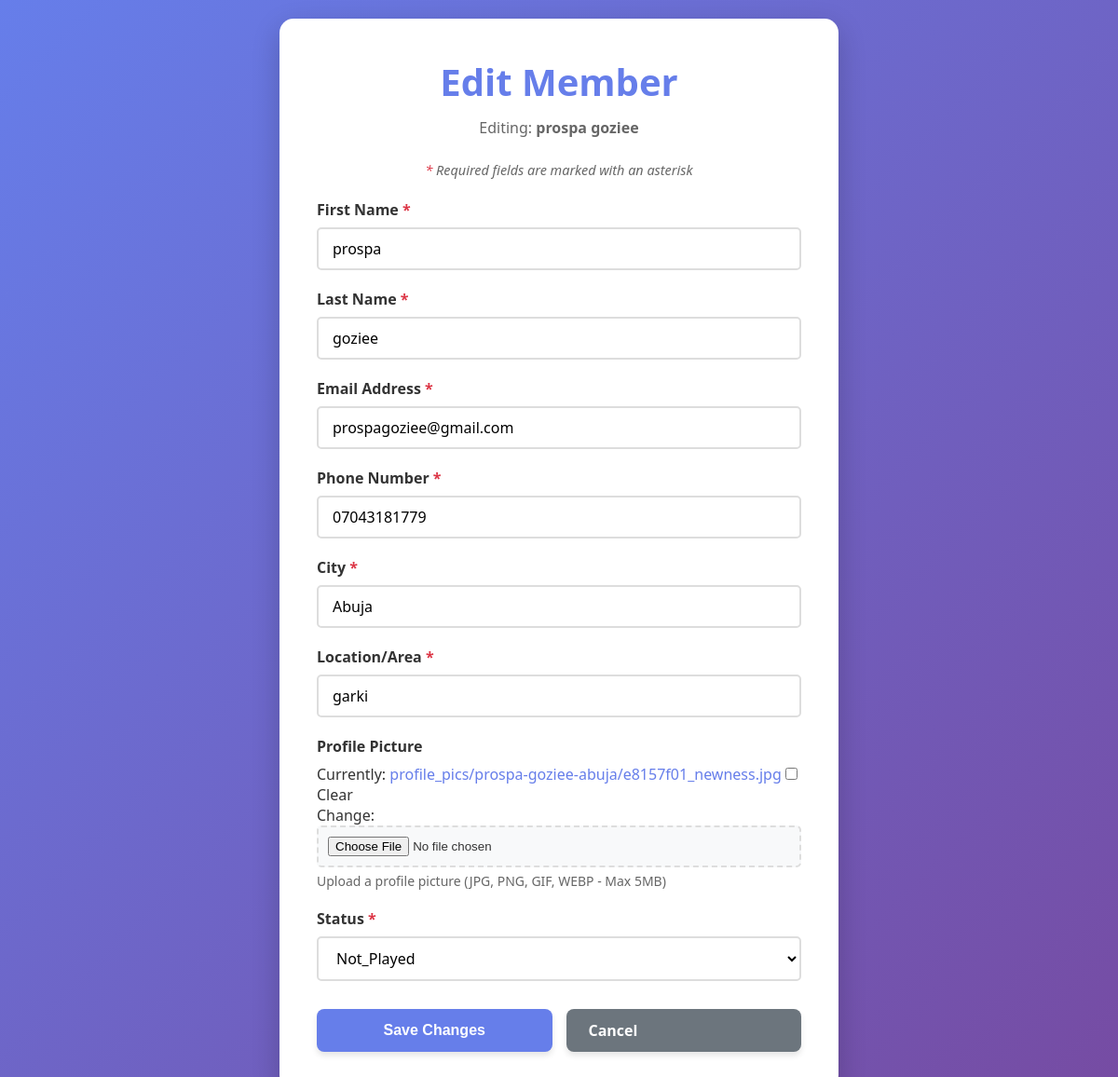
Page /member/prospa-goziee-abuja/edit/ on the committed database.
### club/models.py (models this page shows, shortened)
class Names(models.Model):
   class Status(models.TextChoices):
      NOT_PLAYED = "NPL", "Not_Played"
      PLAYED = "PL", "Played"
   firstname = models.CharField(max_length=250, default='Unknown')
   lastname = models.CharField(max_length=250, default='Member')
   phoneNumber = models.CharField(max_length=15, default='000-000-0000')
   email = models.EmailField(unique=True, blank=True, null=True)
   slug = models.SlugField(max_length=500, unique=True, blank=True)
   city = models.CharField(max_length=250, default='Not specified')
   location = models.CharField(max_length=250, default='Not specified')
   date_joined = models.DateField(auto_now_add=True) #(auto_now_add=True) adds the date when an object is created
   date_updated = models.DateField(null=True) # (auto_now=True) updates the date when object is updated
   date_started = models.DateField(default=timezone.now) #(db_default=Now()) uses db computed value for the date, same purpose as doing the (default=timezone.now)
   status = models.CharField(
      max_length=4,
      choices=Status,
      default=Status.NOT_PLAYED
   )
   profile_picture = models.ImageField(
       upload_to=member_profile_picture_path,
       validators=[validate_image_file],
       blank=True,
       null=True,
       help_text='Upload a profile picture (JPG, PNG, GIF, WEBP - Max 5MB)'
   )
   class Metadata:
      ordering = ['-date_joined']

### club/views.py (the view)
# urls.py: path('member/<slug:slug>/edit/', views.edit_member, name='edit-member'),
def edit_member(request, slug):
    member = get_object_or_404(Names, slug=slug)
    if request.method == 'POST':
        form = MemberForm(request.POST, request.FILES, instance=member)
        if form.is_valid():
            if 'profile_picture' in request.FILES:
                from .file_utils import delete_old_profile_picture
                delete_old_profile_picture(member)
            updated_member = form.save()
            email_sent = send_member_update_notification(updated_member)
            if email_sent:
                messages.success(
                    request,
                    f'Member {updated_member.firstname} {updated_member.lastname} updated successfully! '
                    f'A notification email has been sent.'
                )
            else:
                messages.success(
                    request,
                    f'Member {updated_member.firstname} {updated_member.lastname} updated successfully!'
                )
            return redirect('club:member-detail', slug=updated_member.slug)
        else:
            messages.error(
                request,
                'Please correct the errors below.'
            )
    else:
        form = MemberForm(instance=member)
    return render(request, 'edit_member.html', {
        'form': form,
        'member': member,
    })

### club/templates/edit_member.html (shortened to what this page needs)
{% extends "base.html" %}
{% block content %}
<div class="form-container">
    <h1 class="form-title">Edit Member</h1>
    <p class="text-center text-muted mb-2">
        Editing: <strong>{{ member.firstname }} {{ member.lastname }}</strong>
    </p>
    <p class="required-note">Required fields are marked with an asterisk</p>
    <form method="POST" action="{% url 'club:edit-member' member.slug %}" enctype="multipart/form-data">
        {% for field in form %}
            <div class="form-group">
                <label for="{{ field.id_for_label }}" class="form-label {% if field.field.required %}form-label-required{% endif %}">
                    {{ field.label }}
                </label>
                {{ field }}
                {% if field.help_text %}
                    <small class="form-help-text">{{ field.help_text }}</small>
                {% endif %}
            </div>
        {% endfor %}
        <div class="form-actions">
            <button type="submit" class="btn">Save Changes</button>
            <a href="{% url 'club:member-detail' member.slug %}" class="btn btn-secondary">Cancel</a>
        </div>
    </form>
</div>
{% endblock %}

### club/static/club/css/style.css (style rules this page uses)
* { margin: 0; padding: 0; box-sizing: border-box; }
body { font-family: 'Segoe UI', Tahoma, Geneva, Verdana, sans-serif; background: linear-gradient(135deg, #667eea 0%, #764ba2 100%); min-height: 100vh; padding: 20px; color: #333; }
h1 { text-align: center; color: white; margin-bottom: 20px; font-size: 2.5rem; text-shadow: 2px 2px 4px rgba(0,0,0,0.2); }
p { line-height: 1.6; }
a { color: #667eea; text-decoration: none; transition: all 0.3s ease; }
.btn { display: inline-block; background: #667eea; color: white; padding: 12px 24px; text-decoration: none; border-radius: 8px; transition: all 0.3s ease; font-weight: 600; box-shadow: 0 4px 6px rgba(0,0,0,0.1); border: none; cursor: pointer; font-size: 1rem; }
.btn-secondary { background: #6c757d; }
.text-center { text-align: center; }
.text-muted { color: #666; }
.mb-2 { margin-bottom: 20px; }
.form-container { max-width: 600px; margin: 0 auto; background: white; padding: 40px; border-radius: 15px; box-shadow: 0 10px 30px rgba(0,0,0,0.2); }
.form-title { color: #667eea; text-shadow: none; margin-bottom: 30px; text-align: center; }
.form-group { margin-bottom: 20px; }
.form-label { display: block; margin-bottom: 8px; font-weight: 600; color: #333; }
.form-label-required::after { content: " *"; color: #dc3545; }
.form-input, .form-select, .form-textarea { width: 100%; padding: 12px 15px; border: 2px solid #e0e0e0; border-radius: 8px; font-size: 1rem; font-family: inherit; transition: border-color 0.3s ease, box-shadow 0.3s ease; background: white; }
.form-input::placeholder { color: #999; }
.form-help-text { display: block; margin-top: 5px; font-size: 0.875rem; color: #666; }
.form-actions { display: flex; gap: 15px; justify-content: center; margin-top: 30px; flex-wrap: wrap; }
.form-actions .btn { min-width: 120px; }
.required-note { font-size: 0.875rem; color: #666; margin-bottom: 20px; text-align: center; }
.required-note::before { content: "* "; color: #dc3545; }
.form-label-required::after { content: " *"; color: #dc3545; font-weight: bold; }
.required-note { color: #666; font-size: 0.9rem; margin-bottom: 20px; font-style: italic; }
.form-input, .form-select { width: 100%; padding: 10px 15px; border: 2px solid #ddd; border-radius: 5px; font-size: 1rem; transition: border-color 0.3s, box-shadow 0.3s; }
.form-help-text { display: block; color: #666; font-size: 0.875rem; margin-top: 5px; }
.form-title { color: #667eea; text-shadow: none; margin-bottom: 10px; }
.form-actions { display: flex; gap: 15px; margin-top: 30px; }
.form-actions .btn { flex: 1; }
.form-file-input { width: 100%; padding: 10px; border: 2px dashed #ddd; border-radius: 5px; background: #f8f9fa; cursor: pointer; transition: border-color 0.3s; }

### rows in the picture
Names: firstname "prospa", lastname "goziee", form "prospa" "goziee" "prospagoziee@gmail.com" "07043181779" "Abuja" "garki" "Not_Played"

### other values in the picture
{{ field.label }} "First Name" "Last Name" "Email Address" "Phone Number" "City" "Location/Area" "Profile Picture" "Status"
{{ field.help_text }} "Upload a profile picture (JPG, PNG, GIF, WEBP - Max 5MB)"
